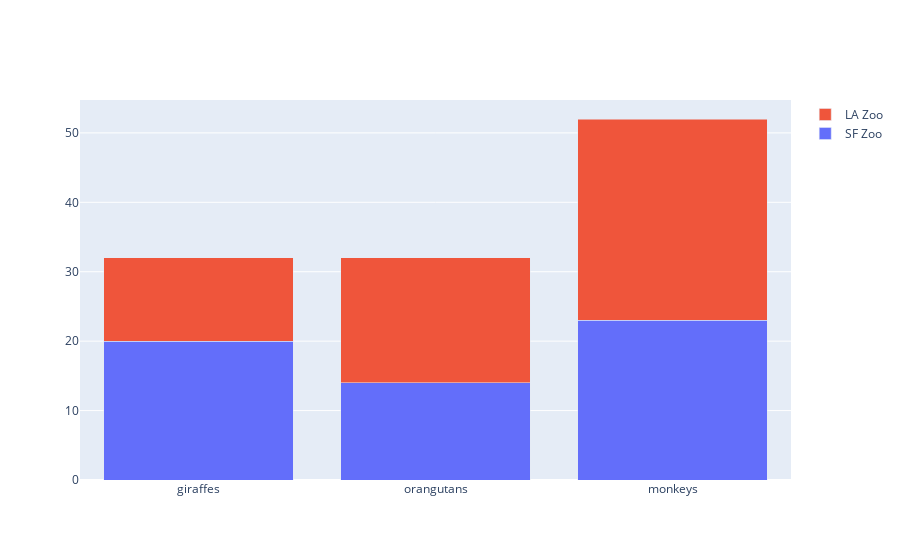

Write notebook code for a chart like this one.
### Markdown cell above
### Stacked Bar Chart

Let's try to reproduce the stacked bar chart created in [L5_Pyramid_Practice](L5_Pyramid_Practice.ipynb).

In the R version of ggplot, you can tell the plot to create stacks of bars based on y-axis. You can't do that in plotly. 

R ggplot syntax: 

```R
ggplot(data = diamonds) + geom_bar(mapping = aes(x = cut, fill = clarity))
```

The fill parameter is filling the bars based on frequency distribution of values. But, plotly takes separate input data for y-axis to create stacks of bars. Run the cell below to see how it is done as an example.

### Code cell
trace1 = go.Bar(
    x=['giraffes', 'orangutans', 'monkeys'],
    y=[20, 14, 23],
    name='SF Zoo'
)
trace2 = go.Bar(
    x=['giraffes', 'orangutans', 'monkeys'],
    y=[12, 18, 29],
    name='LA Zoo'
)

data = [trace1, trace2]
layout = go.Layout(
    barmode='stack'
)

fig = go.Figure(data=data, layout=layout)
iplot(fig)

### Figure 1 — Plotly figure (JSON) as saved in the notebook; plotly's stock layout.template omitted (floating-point values rounded to 4 significant figures)
{"data": [{"name": "SF Zoo", "type": "bar", "x": ["giraffes", "orangutans", "monkeys"], "y": [20, 14, 23]}, {"name": "LA Zoo", "type": "bar", "x": ["giraffes", "orangutans", "monkeys"], "y": [12, 18, 29]}], "layout": {"barmode": "stack"}}
